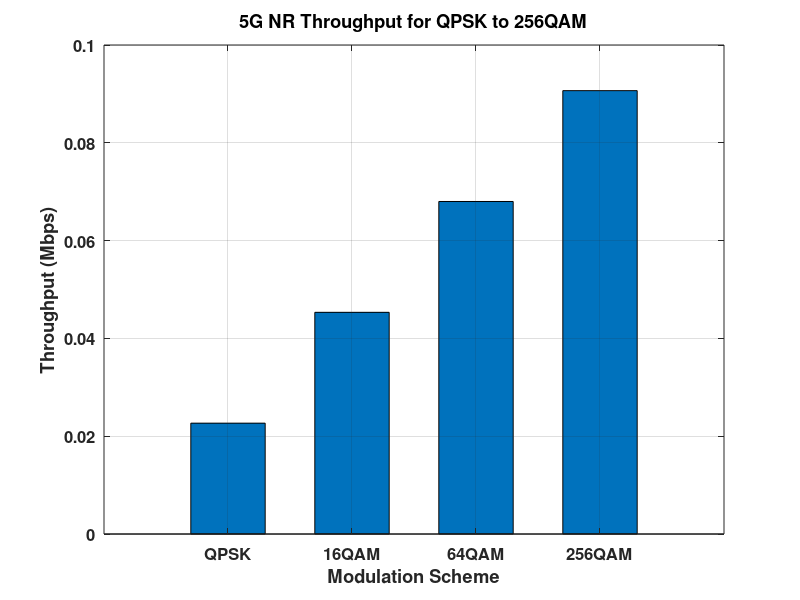

MATLAB code to generate this figure:
clear;
clc;
close all;

%% 5G NR Parameters
BW = 100e6;                  % Bandwidth (100 MHz)
subcarrierSpacing = 30e3;    % 30 kHz Subcarrier Spacing
Nsub = BW / subcarrierSpacing; % Total subcarriers
codeRate = 0.85;             % Coding rate
MIMO_layers = 4;             % 4x4 MIMO

%% Modulation Schemes & Bits per Symbol
mod_scheme = {'QPSK','16QAM','64QAM','256QAM'};
bits_per_symbol = [2 4 6 8];

%% Throughput Calculation

throughput = zeros(1,length(bits_per_symbol));

for i = 1:length(bits_per_symbol)

    bps = bits_per_symbol(i);

    % Throughput Formula
    % T = Bits per Symbol × Number of Subcarriers × Coding Rate × MIMO Layers
    T = bps * Nsub * codeRate * MIMO_layers;

    throughput(i) = T / 1e6;    % Convert to Mbps

end

%% Plot Throughput

figure;

bar(throughput,0.6);

set(gca,...
    'XTickLabel',mod_scheme,...
    'FontSize',12,...
    'FontWeight','bold');

xlabel('Modulation Scheme');
ylabel('Throughput (Mbps)');
title('5G NR Throughput for QPSK to 256QAM');
grid on;
